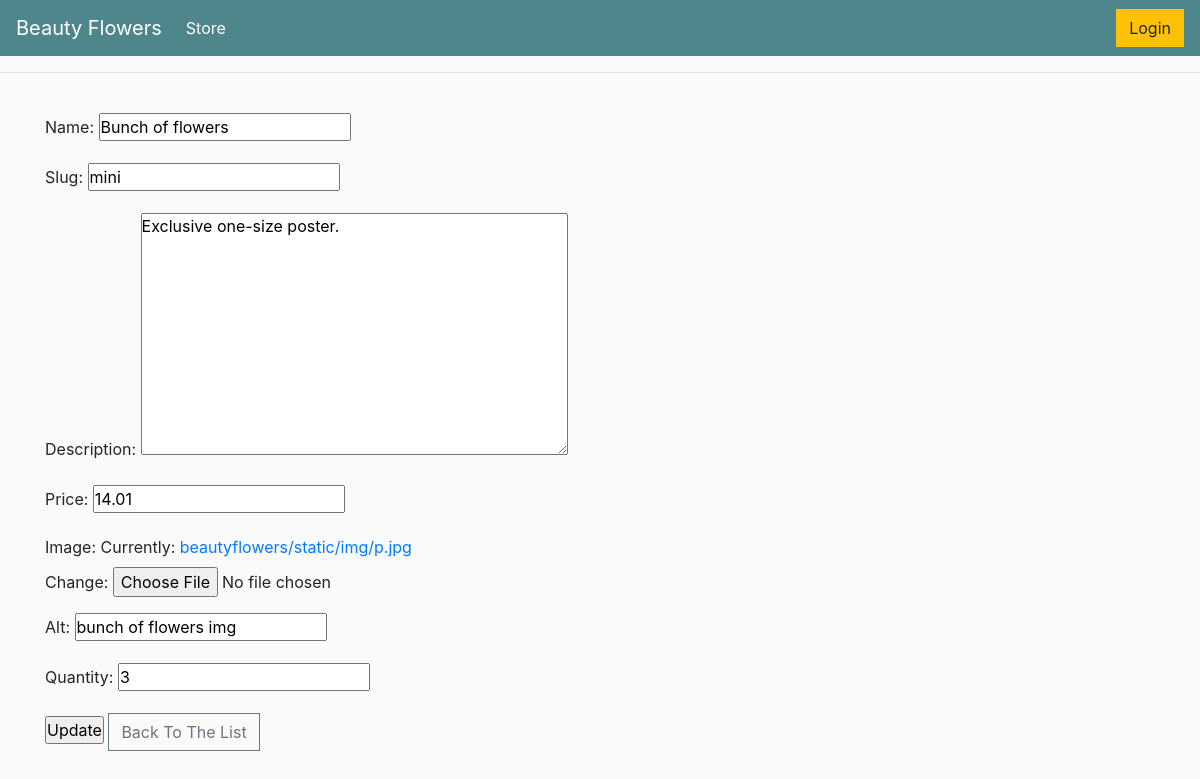
/mini/update, run on the app's committed database.
### beautyflowers/models.py (models this page shows, shortened)
class Product(models.Model):
    name = models.CharField(max_length=220)
    slug = models.SlugField(max_length=255, unique=True)
    price = models.DecimalField(max_digits=4, decimal_places=2)
    description = models.TextField(blank=True, default="Exclusive one-size poster.")
    image = models.ImageField(upload_to = "beautyflowers/static/img/", default=None)
    alt = models.CharField(max_length=50, null=False, default="img")
    quantity = models.IntegerField(default=0, blank=True, null=0)
    last_modified = models.DateTimeField(auto_now_add = True)
    created_on = models.DateField(blank=True, null=True)
    class Meta:
        ordering = ['-created_on']

### beautyflowers/views.py (the view)
# urls.py: path('<slug>/update', views.update_product ),
def update_product(request, slug):
    context ={}
    obj = get_object_or_404(Product, slug = slug)
    form = ProductForm(request.POST or None, request.FILES or None, instance = obj)
    if form.is_valid():
        form.save()
        return HttpResponseRedirect("/")
    context["form"] = form
    return render(request, "beautyflowers/crud/update_product.html", context)

### beautyflowers/forms.py
class ProductForm(forms.ModelForm):
	class Meta:
		model = Product
		fields = [
			"name",
			"slug",
            "description",
			"price",
			"image",
			"alt",
			"quantity",
        ]

### beautyflowers/templates/beautyflowers/crud/update_product.html (shortened to what this page needs)
{% extends '../main.html' %}
{% load static %}
{% block content %}
<div class="main">
    <form method="POST" enctype="multipart/form-data">
        {{ form.as_p }}
        <input type="submit" value="Update">
        <a href="/" class="btn btn-outline-secondary add-btn">Back To The List</a>
    </form>
</div>
{% endblock content %}

### static/css/main.css (style rules this page uses)
* { padding: 0; margin: 0; }
body { background-color: hsl(0, 0%, 98%); }
.btn { border-radius: 0; }

### data on the page
Product: name "Bunch of flowers", slug "mini", description "Exclusive one-size poster.", price "14.01", alt "bunch of flowers img", quantity "3"
